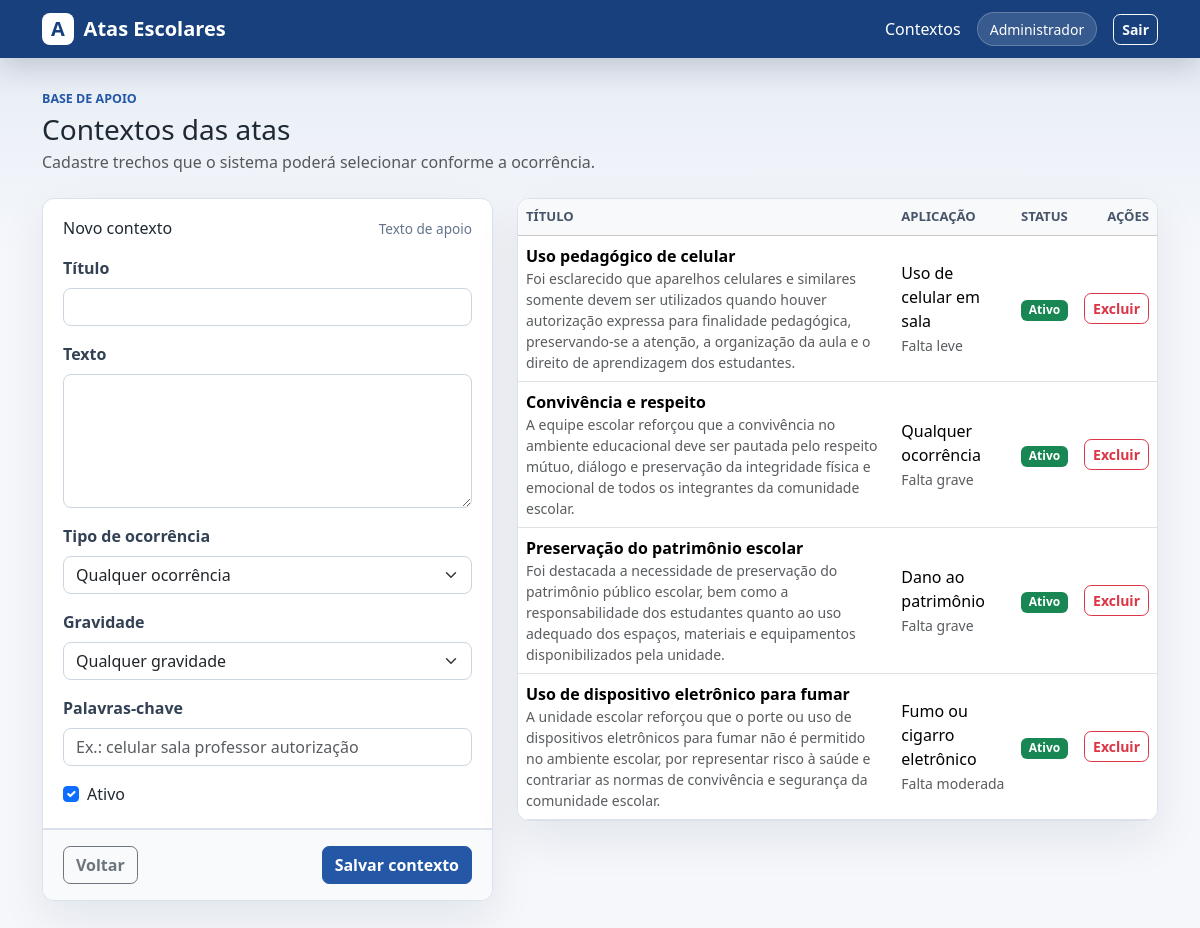
/contextos (signed in), run on the app's committed database.
### models.py (models this page shows)
class Usuario(Base):
    __tablename__ = "usuarios"
    id = Column(Integer, primary_key=True, index=True)
    nome = Column(String(120), nullable=False)
    usuario = Column(String(80), unique=True, index=True, nullable=False)
    senha_hash = Column(String(255), nullable=False)

class ContextoAta(Base):
    __tablename__ = "contextos_ata"
    id = Column(Integer, primary_key=True, index=True)
    titulo = Column(String(160), nullable=False)
    texto = Column(Text, nullable=False)
    tipo_ocorrencia = Column(String(180), nullable=True)
    gravidade = Column(String(80), nullable=True)
    palavras_chave = Column(Text, nullable=True)
    ativo = Column(Boolean, default=True, nullable=False)
    criado_em = Column(DateTime, default=datetime.utcnow, nullable=False)

### main.py (the view)
@app.get("/contextos")
def listar_contextos(
    request: Request,
    db: Session = Depends(get_db),
    user: Usuario = Depends(usuario_logado),
):
    contextos = db.query(ContextoAta).order_by(ContextoAta.criado_em.desc()).all()
    return templates.TemplateResponse(
        "contextos.html",
        {
            "request": request,
            "contextos": contextos,
            "tipos": tipos_ocorrencia(),
            "user": user,
        },
    )

### templates/contextos.html (shortened to what this page needs)
{% extends "base.html" %}
{% block content %}
<div class="mb-4">
  <p class="section-kicker mb-1">Base de apoio</p>
  <h1 class="h3 mb-1">Contextos das atas</h1>
  <p class="text-muted mb-0">Cadastre trechos que o sistema poderá selecionar conforme a ocorrência.</p>
</div>
<div class="row g-4">
  <div class="col-lg-5">
    <form class="form-surface" method="post" action="/contextos">
      <div class="form-section">
        <div class="form-section-title">
          <h2>Novo contexto</h2>
          <span>Texto de apoio</span>
        </div>
        <div class="mb-3">
          <label class="form-label">Título</label>
          <input class="form-control" name="titulo" required>
        </div>
        <div class="mb-3">
          <label class="form-label">Texto</label>
          <textarea class="form-control" name="texto" rows="5" required></textarea>
        </div>
        <div class="mb-3">
          <label class="form-label">Tipo de ocorrência</label>
          <select class="form-select" name="tipo_ocorrencia">
            <option value="">Qualquer ocorrência</option>
          </select>
        </div>
        <div class="mb-3">
          <label class="form-label">Gravidade</label>
          <select class="form-select" name="gravidade">
            <option value="">Qualquer gravidade</option>
          </select>
        </div>
        <div class="mb-3">
          <label class="form-label">Palavras-chave</label>
          <input class="form-control" name="palavras_chave" placeholder="Ex.: celular sala professor autorização">
        </div>
        <div class="form-check">
          <input class="form-check-input" type="checkbox" name="ativo" value="sim" id="ativo" checked>
          <label class="form-check-label" for="ativo">Ativo</label>
        </div>
      </div>
      <div class="form-actions">
        <a class="btn btn-outline-secondary" href="/">Voltar</a>
        <button class="btn btn-primary" type="submit">Salvar contexto</button>
      </div>
    </form>
  </div>
  <div class="col-lg-7">
    <div class="table-panel">
      <table class="table table-hover align-middle mb-0 app-table">
        <thead class="table-light">
          <tr>
            <th>Título</th>
            <th>Aplicação</th>
            <th>Status</th>
            <th class="text-end">Ações</th>
          </tr>
        </thead>
        <tbody>
          {% for contexto in contextos %}
          <tr>
            <td>
              <strong>{{ contexto.titulo }}</strong>
              <span class="d-block text-muted small">{{ contexto.texto }}</span>
            </td>
            <td>
              <span class="d-block">{{ contexto.tipo_ocorrencia or "Qualquer ocorrência" }}</span>
              <span class="text-muted small">{{ contexto.gravidade or "Qualquer gravidade" }}</span>
            </td>
            <td>
              {% if contexto.ativo %}
              <span class="badge text-bg-success">Ativo</span>
              {% else %}
              <span class="badge text-bg-secondary">Inativo</span>
              {% endif %}
            </td>
            <td class="text-end">
              <form method="post" action="/contextos/{{ contexto.id }}/excluir" onsubmit="return confirm('Excluir este contexto?');">
                <button class="btn btn-sm btn-outline-danger" type="submit">Excluir</button>
              </form>
            </td>
          </tr>
          {% else %}
          <tr>
            <td colspan="4" class="empty-state">Nenhum contexto cadastrado.</td>
          </tr>
          {% endfor %}
        </tbody>
      </table>
    </div>
  </div>
</div>
{% endblock %}

### templates/base.html (shortened to what this page needs)
<!doctype html>
<html lang="pt-br">
<head>
  <link href="https://cdn.jsdelivr.net/npm/bootstrap@5.3.3/dist/css/bootstrap.min.css" rel="stylesheet">
  <link href="{{ url_for('static', path='/style.css') }}" rel="stylesheet">
</head>
<body>
  <nav class="navbar navbar-expand-lg app-navbar">
    <div class="container">
      <a class="navbar-brand fw-semibold" href="/">
        <span class="brand-mark">A</span>
        Atas Escolares
      </a>
      {% if user %}
      <div class="d-flex align-items-center gap-3">
        <a class="nav-link text-white" href="/contextos">Contextos</a>
        <span class="user-chip">{{ user.nome }}</span>
        <a class="btn btn-sm btn-outline-light" href="/logout">Sair</a>
      </div>
      {% endif %}
    </div>
  </nav>
  <main class="container app-shell">
    {% block content %}{% endblock %}
  </main>
</body>
</html>

### static/style.css (style rules this page uses)
:root { --ink: #1f2933; --muted: #64748b; --line: #d9e2ec; --surface: #ffffff; --page: #f5f7fb; --primary: #2458a6; --primary-strong: #17407c; --green: #2f7d5c; --rose: #a23b5a; --shadow: 0 18px 45px rgba(15, 23, 42, 0.08); }
body { background: linear-gradient(180deg, rgba(36, 88, 166, 0.08), transparent 260px), var(--page); color: var(--ink); }
.app-navbar { background: var(--primary-strong); box-shadow: 0 10px 30px rgba(15, 23, 42, 0.18); }
.navbar-brand { color: #fff; display: inline-flex; align-items: center; gap: 0.6rem; }
.brand-mark { width: 2rem; height: 2rem; display: inline-grid; place-items: center; border-radius: 0.5rem; background: #ffffff; color: var(--primary-strong); font-weight: 800; }
.user-chip { color: #fff; background: rgba(255, 255, 255, 0.14); border: 1px solid rgba(255, 255, 255, 0.22); border-radius: 999px; padding: 0.35rem 0.75rem; font-size: 0.875rem; }
.app-shell { padding-top: 2rem; padding-bottom: 3rem; }
.section-kicker { color: var(--primary); font-size: 0.78rem; font-weight: 800; letter-spacing: 0; text-transform: uppercase; }
.btn { border-radius: 0.45rem; font-weight: 600; }
.btn-primary { background: var(--primary); border-color: var(--primary); }
.login-box, .form-surface, .editor-panel, .side-panel, .table-panel, .detail-strip, .ata-document { background: var(--surface); border: 1px solid var(--line); border-radius: 0.75rem; box-shadow: var(--shadow); }
.table-panel { overflow-x: auto; }
.app-table thead th { color: #475569; font-size: 0.82rem; text-transform: uppercase; letter-spacing: 0; }
.app-table tbody tr { transition: background-color 0.15s ease, transform 0.15s ease; }
.form-label { font-weight: 700; color: #334155; }
.form-control, .form-select { border-color: #cbd5e1; border-radius: 0.5rem; }
.form-surface { padding: 0; overflow: hidden; }
.form-section { padding: 1.25rem; border-bottom: 1px solid var(--line); }
.form-section-title { display: flex; justify-content: space-between; gap: 1rem; align-items: baseline; margin-bottom: 1rem; }
.form-section-title h2 { font-size: 1rem; margin: 0; }
.form-section-title span { color: var(--muted); font-size: 0.85rem; }
.form-actions { display: flex; justify-content: space-between; gap: 0.75rem; padding: 1rem 1.25rem; background: #f8fafc; border-top: 1px solid var(--line); }
.table td, .table th { vertical-align: middle; }

### data on the page
Usuario: nome "Administrador"
ContextoAta: titulo "Uso pedagógico de celular", texto "Foi esclarecido que aparelhos celulares e similares somente devem ser utilizados quando houver autorização expressa para finalidade pedagógica, preservando-se a atenção, a organização da aula e o direito de aprendizagem dos estudantes.", tipo_ocorrencia "Uso de celular em sala", gravidade "Falta leve", ativo "Ativo"
ContextoAta: titulo "Convivência e respeito", texto "A equipe escolar reforçou que a convivência no ambiente educacional deve ser pautada pelo respeito mútuo, diálogo e preservação da integridade física e emocional de todos os integrantes da comunidade escolar.", tipo_ocorrencia "Qualquer ocorrência", gravidade "Falta grave", ativo "Ativo"
ContextoAta: titulo "Preservação do patrimônio escolar", texto "Foi destacada a necessidade de preservação do patrimônio público escolar, bem como a responsabilidade dos estudantes quanto ao uso adequado dos espaços, materiais e equipamentos disponibilizados pela unidade.", tipo_ocorrencia "Dano ao patrimônio", gravidade "Falta grave", ativo "Ativo"
ContextoAta: titulo "Uso de dispositivo eletrônico para fumar", texto "A unidade escolar reforçou que o porte ou uso de dispositivos eletrônicos para fumar não é permitido no ambiente escolar, por representar risco à saúde e contrariar as normas de convivência e segurança da comunidade escolar.", tipo_ocorrencia "Fumo ou cigarro eletrônico", gravidade "Falta moderada", ativo "Ativo"
